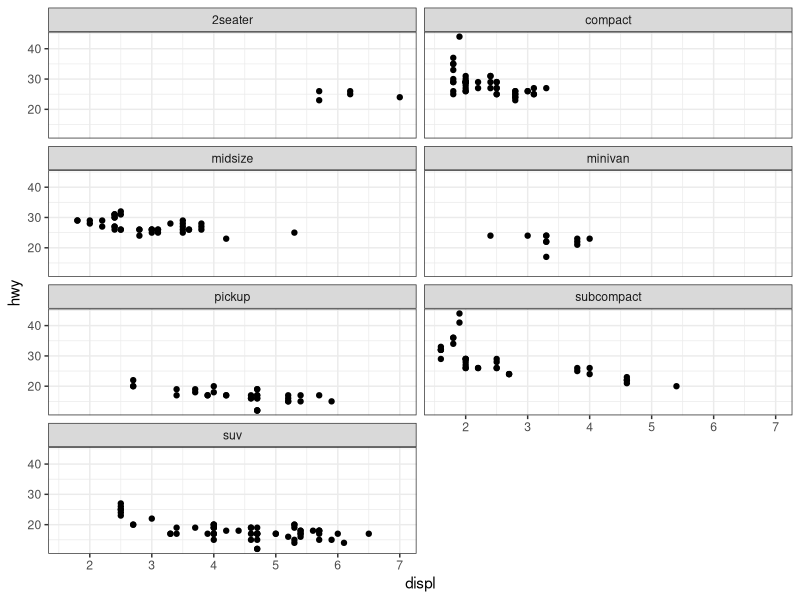

The R script that drew this image:
## ---- chunk 1
library(ggplot2)
theme_set(theme_bw())

ggplot(mpg, aes(x = displ, y = hwy)) +
  geom_point() +
  facet_wrap(~ class, ncol = 2)
